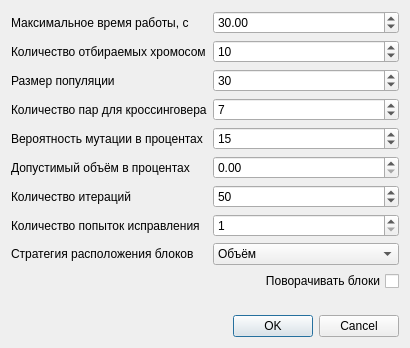
<?xml version="1.0" encoding="UTF-8"?>
<ui version="4.0">
 <class>genetic2dialog</class>
 <widget class="QDialog" name="genetic2dialog">
  <property name="geometry">
   <rect>
    <x>0</x>
    <y>0</y>
    <width>400</width>
    <height>348</height>
   </rect>
  </property>
  <property name="windowTitle">
   <string>Dialog</string>
  </property>
  <layout class="QVBoxLayout" name="verticalLayout">
   <item>
    <layout class="QFormLayout" name="formLayout">
     <property name="sizeConstraint">
      <enum>QLayout::SetDefaultConstraint</enum>
     </property>
     <property name="fieldGrowthPolicy">
      <enum>QFormLayout::AllNonFixedFieldsGrow</enum>
     </property>
     <property name="rowWrapPolicy">
      <enum>QFormLayout::DontWrapRows</enum>
     </property>
     <property name="leftMargin">
      <number>0</number>
     </property>
     <property name="topMargin">
      <number>0</number>
     </property>
     <property name="rightMargin">
      <number>0</number>
     </property>
     <property name="bottomMargin">
      <number>0</number>
     </property>
     <item row="0" column="0">
      <widget class="QLabel" name="label">
       <property name="text">
        <string>Максимальное время работы, с</string>
       </property>
      </widget>
     </item>
     <item row="0" column="1">
      <widget class="QDoubleSpinBox" name="timeSpinBox">
       <property name="maximum">
        <double>300.000000000000000</double>
       </property>
       <property name="value">
        <double>30.000000000000000</double>
       </property>
      </widget>
     </item>
     <item row="1" column="0">
      <widget class="QLabel" name="label_4">
       <property name="text">
        <string>Количество отбираемых хромосом</string>
       </property>
      </widget>
     </item>
     <item row="1" column="1">
      <widget class="QSpinBox" name="selectionSpinBox">
       <property name="value">
        <number>10</number>
       </property>
      </widget>
     </item>
     <item row="2" column="0">
      <widget class="QLabel" name="label_3">
       <property name="text">
        <string>Размер популяции</string>
       </property>
      </widget>
     </item>
     <item row="2" column="1">
      <widget class="QSpinBox" name="populationSpinBox">
       <property name="minimum">
        <number>1</number>
       </property>
       <property name="value">
        <number>30</number>
       </property>
      </widget>
     </item>
     <item row="3" column="0">
      <widget class="QLabel" name="label_6">
       <property name="text">
        <string>Количество пар для кроссинговера</string>
       </property>
      </widget>
     </item>
     <item row="3" column="1">
      <widget class="QSpinBox" name="crossingoverCount">
       <property name="singleStep">
        <number>1</number>
       </property>
       <property name="value">
        <number>7</number>
       </property>
      </widget>
     </item>
     <item row="4" column="0">
      <widget class="QLabel" name="label_5">
       <property name="text">
        <string>Вероятность мутации в процентах</string>
       </property>
      </widget>
     </item>
     <item row="4" column="1">
      <widget class="QSpinBox" name="mutationProbability">
       <property name="maximum">
        <number>100</number>
       </property>
       <property name="value">
        <number>15</number>
       </property>
      </widget>
     </item>
     <item row="5" column="0">
      <widget class="QLabel" name="label_7">
       <property name="text">
        <string>Допустимый объём в процентах</string>
       </property>
      </widget>
     </item>
     <item row="5" column="1">
      <widget class="QDoubleSpinBox" name="requiredVolume">
       <property name="maximum">
        <double>100.000000000000000</double>
       </property>
       <property name="value">
        <double>0.000000000000000</double>
       </property>
      </widget>
     </item>
     <item row="6" column="0">
      <widget class="QLabel" name="label_2">
       <property name="text">
        <string>Количество итераций</string>
       </property>
      </widget>
     </item>
     <item row="6" column="1">
      <widget class="QSpinBox" name="iterationSpinBox">
       <property name="minimum">
        <number>1</number>
       </property>
       <property name="maximum">
        <number>10000</number>
       </property>
       <property name="value">
        <number>50</number>
       </property>
      </widget>
     </item>
     <item row="7" column="0">
      <widget class="QLabel" name="label_8">
       <property name="text">
        <string>Количество попыток исправления</string>
       </property>
      </widget>
     </item>
     <item row="7" column="1">
      <widget class="QSpinBox" name="repairAttempts">
       <property name="minimum">
        <number>1</number>
       </property>
       <property name="maximum">
        <number>15</number>
       </property>
      </widget>
     </item>
     <item row="8" column="0">
      <widget class="QLabel" name="label_9">
       <property name="text">
        <string>Стратегия расположения блоков</string>
       </property>
      </widget>
     </item>
     <item row="8" column="1">
      <widget class="QComboBox" name="strategy">
       <item>
        <property name="text">
         <string>Объём</string>
        </property>
       </item>
       <item>
        <property name="text">
         <string>L2-норма крайней точки</string>
        </property>
       </item>
       <item>
        <property name="text">
         <string>L1-норма крайней точки</string>
        </property>
       </item>
       <item>
        <property name="text">
         <string>L∞-норма крайней точки</string>
        </property>
       </item>
       <item>
        <property name="text">
         <string>Ближайший край L2-норма</string>
        </property>
       </item>
       <item>
        <property name="text">
         <string>Ближайший край L1-норма</string>
        </property>
       </item>
       <item>
        <property name="text">
         <string>Ближайший край L∞-норма</string>
        </property>
       </item>
      </widget>
     </item>
     <item row="9" column="1">
      <widget class="QCheckBox" name="rotateBoxes">
       <property name="sizePolicy">
        <sizepolicy hsizetype="Minimum" vsizetype="Fixed">
         <horstretch>0</horstretch>
         <verstretch>0</verstretch>
        </sizepolicy>
       </property>
       <property name="layoutDirection">
        <enum>Qt::RightToLeft</enum>
       </property>
       <property name="text">
        <string>Поворачивать блоки</string>
       </property>
      </widget>
     </item>
    </layout>
   </item>
   <item>
    <widget class="QDialogButtonBox" name="buttonBox">
     <property name="standardButtons">
      <set>QDialogButtonBox::Cancel|QDialogButtonBox::Ok</set>
     </property>
    </widget>
   </item>
  </layout>
 </widget>
 <resources/>
 <connections/>
</ui>
